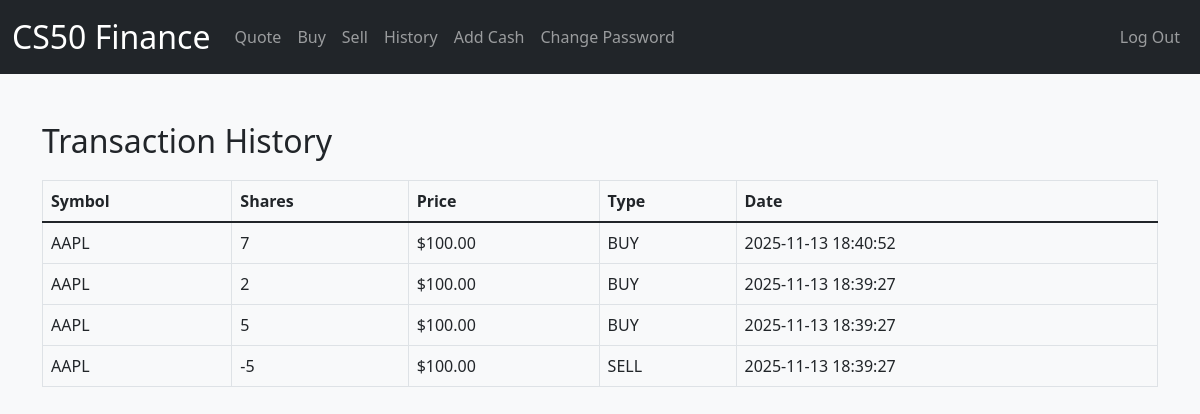
The app's page /history (signed in) with its own data.
### tables this page shows
CREATE TABLE transactions (
    id INTEGER PRIMARY KEY AUTOINCREMENT,
    user_id INTEGER NOT NULL,
    symbol TEXT NOT NULL,
    shares INTEGER NOT NULL,
    price NUMERIC NOT NULL,
    timestamp DATETIME DEFAULT (datetime('now', 'localtime'))
);

### app.py (the view)
@app.route("/history")
@login_required
def history():
    user_id = session["user_id"]
    rows = execute_db("SELECT symbol, shares, price, timestamp FROM transactions WHERE user_id = :uid ORDER BY timestamp DESC", uid=user_id)
    for r in rows:
        r["type"] = "BUY" if r["shares"] > 0 else "SELL"
        r["shares_display"] = abs(r["shares"])
    return render_template("history.html", history=rows)

### app.py (called while the page is built)
def execute_db(query, *args, **kwargs):
    conn = sqlite3.connect("finance.db", timeout=10)
    conn.row_factory = sqlite3.Row
    cur = conn.cursor()
    if kwargs:
        cur.execute(query, kwargs)
    else:
        cur.execute(query, args)
    if query.strip().upper().startswith("SELECT"):
        result = [dict(row) for row in cur.fetchall()]
    else:
        conn.commit()
        result = cur.lastrowid
    conn.close()
    return result

### helpers.py (called while the page is built)
def login_required(f):
    @wraps(f)
    def decorated_function(*args, **kwargs):
        if session.get("user_id") is None:
            return redirect("/login")
        return f(*args, **kwargs)
    return decorated_function

def usd(value):
    try:
        return f"${float(value):,.2f}"
    except (TypeError, ValueError):
        return "$0.00"

### templates/history.html (shortened to what this page needs)
{% extends "layout.html" %}
{% block main %}
<h2>Transaction History</h2>
<table class="table table-bordered">
<thead>
<tr>
<th>Symbol</th>
<th>Shares</th>
<th>Price</th>
<th>Type</th>
<th>Date</th>
</tr>
</thead>
<tbody>
{% for row in history %}
<tr>
<td>{{ row.symbol }}</td>
<td>{{ row.shares }}</td>
<td>{{ row.price | usd }}</td>
<td>{{ row.type }}</td>
<td>{{ row.timestamp }}</td>
</tr>
{% endfor %}
</tbody>
</table>
{% endblock %}

### static/styles.css (style rules this page uses)
body { background-color: #f8f9fa; }
h2 { margin-bottom: 20px; }
table { margin-top: 20px; }

### records on screen
transactions: symbol "AAPL", shares "7", price "$100.00", type "BUY", timestamp "2025-11-13 18:40:52"
transactions: symbol "AAPL", shares "2", price "$100.00", type "BUY", timestamp "2025-11-13 18:39:27"
transactions: symbol "AAPL", shares "5", price "$100.00", type "BUY", timestamp "2025-11-13 18:39:27"
transactions: symbol "AAPL", shares "-5", price "$100.00", type "SELL", timestamp "2025-11-13 18:39:27"
